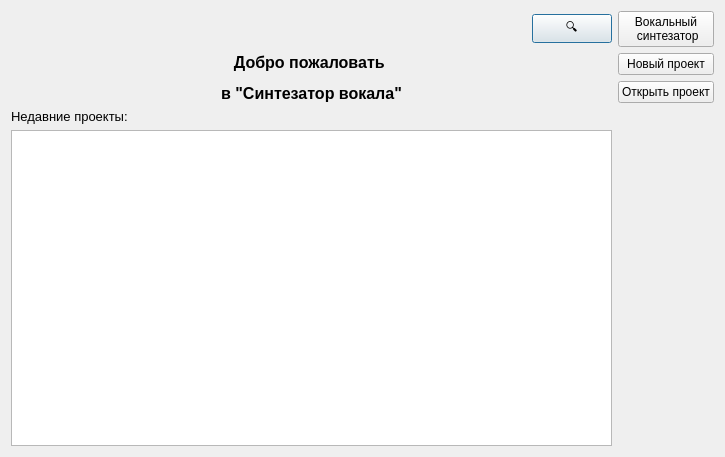
<?xml version="1.0" encoding="UTF-8"?>
<ui version="4.0">
 <class>WelcomeScreen</class>
 <widget class="QDialog" name="WelcomeScreen">
  <property name="geometry">
   <rect>
    <x>0</x>
    <y>0</y>
    <width>725</width>
    <height>457</height>
   </rect>
  </property>
  <property name="windowTitle">
   <string>Dialog</string>
  </property>
  <layout class="QGridLayout" name="gridLayout">
   <item row="0" column="0">
    <spacer name="horizontalSpacer">
     <property name="orientation">
      <enum>Qt::Horizontal</enum>
     </property>
     <property name="sizeHint" stdset="0">
      <size>
       <width>524</width>
       <height>20</height>
      </size>
     </property>
    </spacer>
   </item>
   <item row="0" column="1">
    <widget class="QPushButton" name="search">
     <property name="text">
      <string>🔍</string>
     </property>
    </widget>
   </item>
   <item row="0" column="2">
    <widget class="QPushButton" name="VS">
     <property name="text">
      <string>Вокальный 
 синтезатор</string>
     </property>
     <property name="autoDefault">
      <bool>false</bool>
     </property>
    </widget>
   </item>
   <item row="1" column="0" rowspan="2" colspan="2">
    <widget class="QLabel" name="welcome">
     <property name="text">
      <string>&lt;html&gt;&lt;head/&gt;&lt;body&gt;&lt;p align=&quot;center&quot;&gt;&lt;span style=&quot; font-size:12pt; font-weight:600;&quot;&gt;Добро пожаловать &lt;/span&gt;&lt;/p&gt;&lt;p align=&quot;center&quot;&gt;&lt;span style=&quot; font-size:12pt; font-weight:600;&quot;&gt;в &amp;quot;Синтезатор вокала&amp;quot;&lt;/span&gt;&lt;/p&gt;&lt;/body&gt;&lt;/html&gt;</string>
     </property>
    </widget>
   </item>
   <item row="1" column="2">
    <widget class="QPushButton" name="newPRJ">
     <property name="text">
      <string>Новый проект</string>
     </property>
    </widget>
   </item>
   <item row="2" column="2">
    <widget class="QPushButton" name="openPRJ">
     <property name="text">
      <string>Открыть проект</string>
     </property>
    </widget>
   </item>
   <item row="3" column="0" colspan="2">
    <widget class="QLabel" name="resentPRJ">
     <property name="text">
      <string>&lt;html&gt;&lt;head/&gt;&lt;body&gt;&lt;p&gt;&lt;span style=&quot; font-size:10pt;&quot;&gt;Недавние проекты:&lt;/span&gt;&lt;/p&gt;&lt;/body&gt;&lt;/html&gt;</string>
     </property>
    </widget>
   </item>
   <item row="3" column="2" rowspan="2">
    <spacer name="verticalSpacer">
     <property name="orientation">
      <enum>Qt::Vertical</enum>
     </property>
     <property name="sizeHint" stdset="0">
      <size>
       <width>20</width>
       <height>338</height>
      </size>
     </property>
    </spacer>
   </item>
   <item row="4" column="0" colspan="2">
    <widget class="QListWidget" name="listWidget"/>
   </item>
  </layout>
 </widget>
 <resources/>
 <connections>
  <connection>
   <sender>VS</sender>
   <signal>clicked()</signal>
   <receiver>WelcomeScreen</receiver>
   <slot>reject()</slot>
   <hints>
    <hint type="sourcelabel">
     <x>643</x>
     <y>47</y>
    </hint>
    <hint type="destinationlabel">
     <x>362</x>
     <y>228</y>
    </hint>
   </hints>
  </connection>
  <connection>
   <sender>newPRJ</sender>
   <signal>clicked()</signal>
   <receiver>WelcomeScreen</receiver>
   <slot>reject()</slot>
   <hints>
    <hint type="sourcelabel">
     <x>669</x>
     <y>60</y>
    </hint>
    <hint type="destinationlabel">
     <x>362</x>
     <y>228</y>
    </hint>
   </hints>
  </connection>
  <connection>
   <sender>openPRJ</sender>
   <signal>clicked()</signal>
   <receiver>WelcomeScreen</receiver>
   <slot>reject()</slot>
   <hints>
    <hint type="sourcelabel">
     <x>669</x>
     <y>89</y>
    </hint>
    <hint type="destinationlabel">
     <x>362</x>
     <y>228</y>
    </hint>
   </hints>
  </connection>
 </connections>
</ui>
